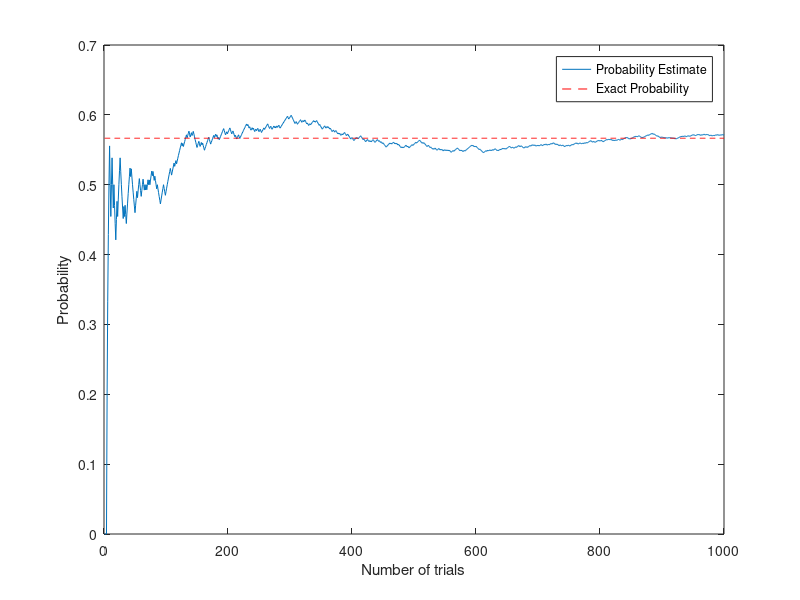

Write MATLAB code to recreate this figure.
clear all
close all
clc

% Parameters
numtrials = 1000;
alpha = 4;
b = 3;

X = random('Poisson',alpha, numtrials,1);

est=zeros(1,numtrials); % make all estimates 0
for m = 1:numtrials
    est(m) = length(find(X(1:m)>b))/m;
end

% calculate P[X>b]
prob_add=0;
for k=0:b
    prob_add=prob_add+((alpha^k*exp(-alpha))/factorial(k)); % P(X-0)+P(X-1)+P(X-2)+P(X-3)
end
ans=1-prob_add; % P(X>b)=1-P(X-0)+P(X-1)+P(X-2)+P(X-3)

% plot
hold off, plot(1:numtrials,est)
hold on, plot(1:numtrials, ans*ones(1,numtrials),'r--');
xlabel('Number of trials')
ylabel('Probability')
legend('Probability Estimate','Exact Probability')  